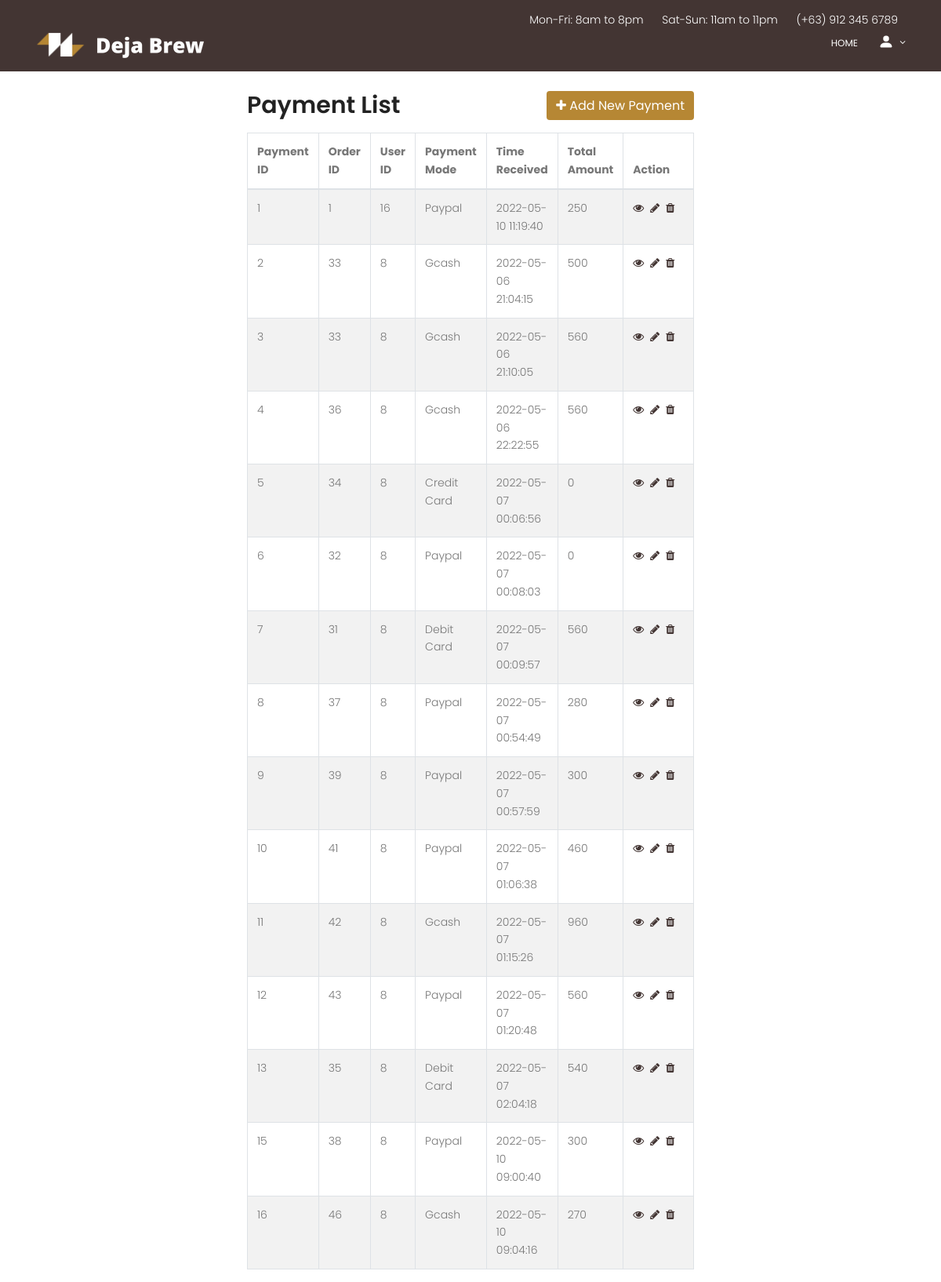
Page /Home-developer/Payment/index.php on the committed database.
### tables this page shows
CREATE TABLE `payment` (
  `Payment_ID` int(50) NOT NULL COMMENT 'PK for payment',
  `Order_ID` int(50) NOT NULL COMMENT 'FK for order',
  `User_ID` int(50) NOT NULL COMMENT 'FK for user',
  `Payment_Mode` varchar(25) NOT NULL COMMENT 'Mode of Payment',
  `Time_Received` timestamp NOT NULL DEFAULT current_timestamp() ON UPDATE current_timestamp() COMMENT 'Timestamp for payment',
  `Total_Amount` int(50) NOT NULL COMMENT 'Total amount payed'
);

### Home-developer/Payment/index.php (the view, shortened to what this page needs)
<!DOCTYPE html>
	<html lang="zxx" class="no-js">
	<head>
			<link rel="stylesheet" href="css/linearicons.css">
			<link rel="stylesheet" href="css/owl.carousel.css">
			<link rel="stylesheet" href="css/font-awesome.min.css">
			<link rel="stylesheet" href="css/nice-select.css">
			<link rel="stylesheet" href="css/magnific-popup.css">
			<link rel="stylesheet" href="css/bootstrap.css">
			<link rel="stylesheet" href="css/main.css">
</head>
<body>
<header id="header" id="home" style="background: #433533;">
				<div class="header-top">
		  			<div class="container">
				  		<div class="row justify-content-end">
				  			<div class="col-lg-8 col-sm-4 col-8 header-top-right no-padding">
				  				<ul>
				  					<li>
				  						Mon-Fri: 8am to 8pm
				  					</li>
				  					<li>
				  						Sat-Sun: 11am to 11pm
				  					</li>
				  					<li>
				  						<a href="tel:(012) 6985 236 7512">(+63) 912 345 6789</a>
				  					</li>
				  				</ul>
				  			</div>
				  		</div>
		  			</div>
				</div>
			    <div class="container">
			    	<div class="row align-items-center justify-content-between d-flex">
				      <div id="logo">
				        <a href="../index.php"><img src="img/logo.png" alt="" title="" /></a>
				      </div>
				      <nav id="nav-menu-container">
				        <ul class="nav-menu">
				          <li class="menu-active"><a href="../index.php">Home</a></li>
						  <li class="menu-has-children"><a href="">
							  <svg xmlns="http://www.w3.org/2000/svg" width="20" height="20" fill="currentColor" class="bi bi-person-fill" viewBox="0 0 16 16">
								  <path d="M3 14s-1 0-1-1 1-4 6-4 6 3 6 4-1 1-1 1H3zm5-6a3 3 0 1 0 0-6 3 3 0 0 0 0 6z"/>
							  </svg></a>
				          </li>
				        </ul>
				      </nav>
			    	</div>
			    </div>
			  </header>
			<br><br><br>
                <div class="wrapper">
                    <div class="container-fluid">
                        <div class="row">
                            <div class="col-md-12">
                                <div class="mt-5 mb-3 clearfix">
                                    <h2 class="pull-left">Payment List</h2>
                                    <a href="create.php" class="btn btn-dark pull-right" style="background:#B68734; border-style: none; "><i class="fa fa-plus"></i> Add New Payment</a></h3>
                                </div>
                                <?php
                                require_once "config.php";
                                $sql = "SELECT * FROM payment";
                                if($result = mysqli_query($link, $sql)){
                                    if(mysqli_num_rows($result) > 0){
                                        echo '<table class="table table-bordered table-striped">';
                                            echo "<thead>";
                                                echo "<tr>";
                                                    echo "<th>Payment ID</th>";
                                                    echo "<th>Order ID</th>";
                                                    echo "<th>User ID</th>";
                                                    echo "<th>Payment Mode</th>";
                                                    echo "<th>Time Received</th>";
                                                    echo "<th>Total Amount</th>";
                                                    echo "<th>Action</th>";
                                                echo "</tr>";
                                            echo "</thead>";
                                            echo "<tbody>";
                                            while($row = mysqli_fetch_array($result)){
                                                echo "<tr>";
                                                    echo "<td>" . $row['Payment_ID'] . "</td>";
                                                    echo "<td>" . $row['Order_ID'] . "</td>";
                                                    echo "<td>" . $row['User_ID'] . "</td>";
                                                    echo "<td>" . $row['Payment_Mode'] . "</td>";
                                                    echo "<td>" . $row['Time_Received'] . "</td>";
                                                    echo "<td>" . $row['Total_Amount'] . "</td>";
                                                    echo "<td>";
                                                    echo '<a href="read.php?id='. $row['Payment_ID'] .'" class="mr-2" title="View Record" data-toggle="tooltip"><span class="fa fa-eye" style="color: #433533;"></span></a>';
                                                    echo '<a href="update.php?id='. $row['Payment_ID'] .'" class="mr-2" title="Update Record" data-toggle="tooltip"><span class="fa fa-pencil" style="color: #433533;"></span></a>';
                                                    echo '<a href="delete.php?id='. $row['Payment_ID'] .'" title="Delete Record" data-toggle="tooltip"><span class="fa fa-trash" style="color: #433533;"></span></a>';
                                                    echo "</td>";
                                                echo "</tr>";
                                            }
                                            echo "</tbody>";
                                        echo "</table>";
                                    } else{
                                        echo '<div class="alert alert-danger"><em>No records were found.</em></div>';
                                    }
                                } else{
                                    echo "Oops! Something went wrong. Please try again later.";
                                }
                                ?>
                            </div>
                        </div>
                    </div>
                </div>
</body>
</html>

### Home-developer/Payment/css/main.css (style rules this page uses)
body { color: #777777; font-family: "Poppins", sans-serif; font-size: 14px; font-weight: 300; line-height: 1.625em; position: relative; }
ol, ul { margin: 0; padding: 0; list-style: none; }
a { -webkit-transition: all 0.3s ease 0s; -moz-transition: all 0.3s ease 0s; -o-transition: all 0.3s ease 0s; transition: all 0.3s ease 0s; }
a, a:focus, a:hover { text-decoration: none; outline: 0; }
.btn i, .btn-large i, .btn-floating i, .btn-large i, .btn-flat i { font-size: 1em; line-height: inherit; }
h1, h2, h3, h4, h5, h6 { font-family: "Poppins", sans-serif; color: #222222; line-height: 1.2em !important; margin-bottom: 0; margin-top: 0; font-weight: 600; }
h2, .h2 { font-size: 30px; }
td, th { border-radius: 0px; }
.no-padding { padding: 0; }
h2 { font-size: 30px; }
h1, h2, h3, h4, h5, h6 { line-height: 1.5em; }
#header { padding: 14px 0; position: fixed; left: 0; top: 0; right: 0; transition: all 0.5s; z-index: 997; }
.header-top ul { text-align: right; margin-right: 5px; }
.header-top ul li { color: #fff; display: inline-block; margin-right: 20px; }
.header-top ul li a { color: #fff; }
#header #logo img { padding: 0; margin: 0; }
.nav-menu, .nav-menu * { margin: 0; padding: 0; list-style: none; }
.nav-menu li { position: relative; white-space: nowrap; }
.nav-menu > li { float: left; }
.sf-arrows .sf-with-ul { padding-right: 30px; }
.sf-arrows .sf-with-ul:after { content: "\f107"; position: absolute; right: 15px; font-family: FontAwesome; font-style: normal; font-weight: normal; }
#nav-menu-container { margin: 0; }
.nav-menu a { padding: 0 8px 0px 8px; text-decoration: none; display: inline-block; color: #fff; font-weight: 400; font-size: 12px; text-transform: uppercase; outline: none; }
.nav-menu > li { margin-left: 10px; }
#mobile-nav { position: fixed; top: 0; padding-top: 18px; bottom: 0; z-index: 998; background: rgba(0, 0, 0, 0.8); left: -260px; width: 260px; overflow-y: auto; transition: 0.4s; }
#mobile-nav ul { padding: 0; margin: 0; list-style: none; }
#mobile-nav ul li { position: relative; }
#mobile-nav ul li a { color: #fff; font-size: 13px; text-transform: uppercase; overflow: hidden; padding: 10px 22px 10px 15px; position: relative; text-decoration: none; width: 100%; display: block; outline: none; font-weight: 700; }

### Home-developer/Payment/index.php (style rules this page uses)
.wrapper { width: 600px; margin: 0 auto; }
table tr td:last-child { width: 120px; }

### rows in the picture
payment: Payment_ID "1", Order_ID "1", User_ID "16", Payment_Mode "Paypal", Time_Received "2022-05-10 11:19:40", Total_Amount "250"
payment: Payment_ID "2", Order_ID "33", User_ID "8", Payment_Mode "Gcash", Time_Received "2022-05-06 21:04:15", Total_Amount "500"
payment: Payment_ID "3", Order_ID "33", User_ID "8", Payment_Mode "Gcash", Time_Received "2022-05-06 21:10:05", Total_Amount "560"
payment: Payment_ID "4", Order_ID "36", User_ID "8", Payment_Mode "Gcash", Time_Received "2022-05-06 22:22:55", Total_Amount "560"
payment: Payment_ID "5", Order_ID "34", User_ID "8", Payment_Mode "Credit Card", Time_Received "2022-05-07 00:06:56", Total_Amount "0"
payment: Payment_ID "6", Order_ID "32", User_ID "8", Payment_Mode "Paypal", Time_Received "2022-05-07 00:08:03", Total_Amount "0"
payment: Payment_ID "7", Order_ID "31", User_ID "8", Payment_Mode "Debit Card", Time_Received "2022-05-07 00:09:57", Total_Amount "560"
payment: Payment_ID "8", Order_ID "37", User_ID "8", Payment_Mode "Paypal", Time_Received "2022-05-07 00:54:49", Total_Amount "280"
payment: Payment_ID "9", Order_ID "39", User_ID "8", Payment_Mode "Paypal", Time_Received "2022-05-07 00:57:59", Total_Amount "300"
payment: Payment_ID "10", Order_ID "41", User_ID "8", Payment_Mode "Paypal", Time_Received "2022-05-07 01:06:38", Total_Amount "460"
payment: Payment_ID "11", Order_ID "42", User_ID "8", Payment_Mode "Gcash", Time_Received "2022-05-07 01:15:26", Total_Amount "960"
payment: Payment_ID "12", Order_ID "43", User_ID "8", Payment_Mode "Paypal", Time_Received "2022-05-07 01:20:48", Total_Amount "560"
payment: Payment_ID "13", Order_ID "35", User_ID "8", Payment_Mode "Debit Card", Time_Received "2022-05-07 02:04:18", Total_Amount "540"
payment: Payment_ID "15", Order_ID "38", User_ID "8", Payment_Mode "Paypal", Time_Received "2022-05-10 09:00:40", Total_Amount "300"
payment: Payment_ID "16", Order_ID "46", User_ID "8", Payment_Mode "Gcash", Time_Received "2022-05-10 09:04:16", Total_Amount "270"
